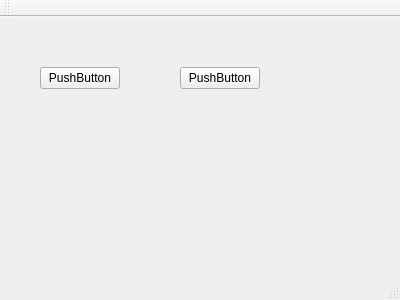
<?xml version="1.0" encoding="UTF-8"?>
<ui version="4.0">
 <class>MainWindow</class>
 <widget class="QMainWindow" name="MainWindow">
  <property name="geometry">
   <rect>
    <x>0</x>
    <y>0</y>
    <width>400</width>
    <height>300</height>
   </rect>
  </property>
  <property name="windowTitle">
   <string>MainWindow</string>
  </property>
  <widget class="QWidget" name="centralWidget">
   <widget class="QPushButton" name="pushButton">
    <property name="geometry">
     <rect>
      <x>40</x>
      <y>50</y>
      <width>80</width>
      <height>22</height>
     </rect>
    </property>
    <property name="text">
     <string>PushButton</string>
    </property>
   </widget>
   <widget class="QPushButton" name="pushButton_2">
    <property name="geometry">
     <rect>
      <x>180</x>
      <y>50</y>
      <width>80</width>
      <height>22</height>
     </rect>
    </property>
    <property name="text">
     <string>PushButton</string>
    </property>
   </widget>
  </widget>
  <widget class="QMenuBar" name="menuBar">
   <property name="geometry">
    <rect>
     <x>0</x>
     <y>0</y>
     <width>400</width>
     <height>20</height>
    </rect>
   </property>
  </widget>
  <widget class="QToolBar" name="mainToolBar">
   <attribute name="toolBarArea">
    <enum>TopToolBarArea</enum>
   </attribute>
   <attribute name="toolBarBreak">
    <bool>false</bool>
   </attribute>
  </widget>
  <widget class="QStatusBar" name="statusBar"/>
 </widget>
 <layoutdefault spacing="6" margin="11"/>
 <resources/>
 <connections/>
</ui>
